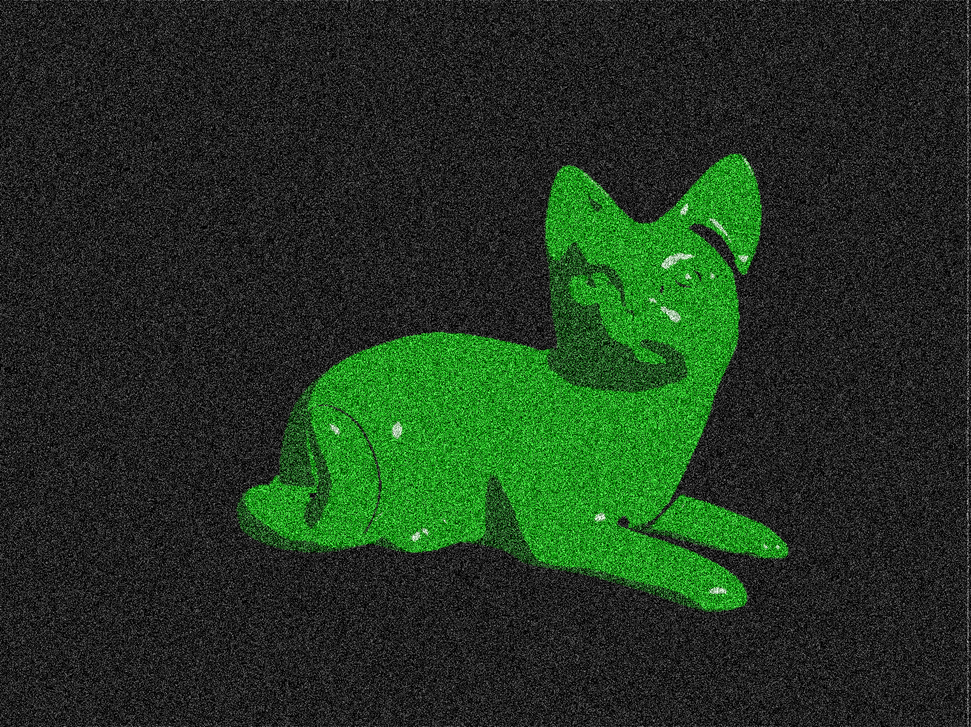
#> input picture cat2.png, 971 x 727 px, shrunk from 1604 x 1200 before the run
$ python 2.py
#> lines starting #> are read from the running program, lines starting #| are printed output that depends on the picture; after the words box and inside, x2 and y2 are one past the last pixel; in counts of white or black regions, pixels touching at a corner belong together
"""
Задание #2
Улучшить качество любого плохого изображения (шумы, размытие...) с помощью фильтров
"""

import cv2
import numpy as np

def show_img(img):
    cv2.imshow("cat", img)
    cv2.waitKey(0)
    cv2.destroyAllWindows()

img = cv2.imread("cat2.png")
#> img is the input picture: shape (727, 971, 3); mean B, G, R 33.1, 52.5, 33.4
show_img(img)


# удаление шума

denoised = cv2.GaussianBlur(img, (15, 15), 0)
show_img(denoised)

# резкость
gaussian = cv2.GaussianBlur(denoised, (0, 0), 3.0)
img = cv2.addWeighted(denoised, 2.4, gaussian, -1.5, 0)
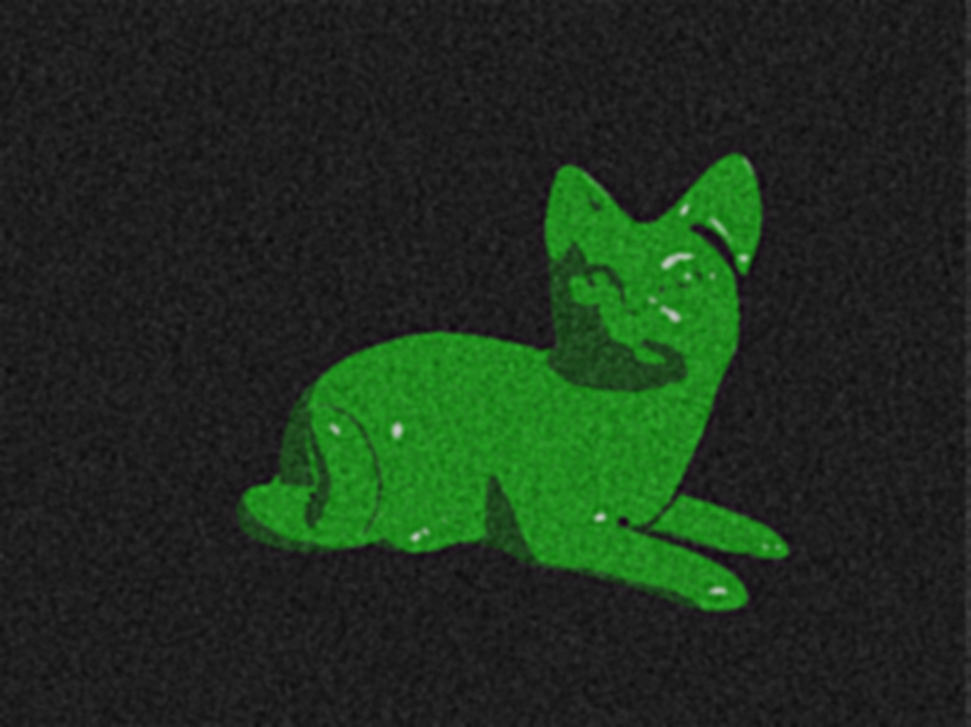
#> img: shape (727, 971, 3); mean B, G, R 29.8, 47.3, 30.1
show_img(img)


# темные области становятся более темными
norm = img.astype(np.float32) / 255.0
dark = np.power(norm, 1.3)
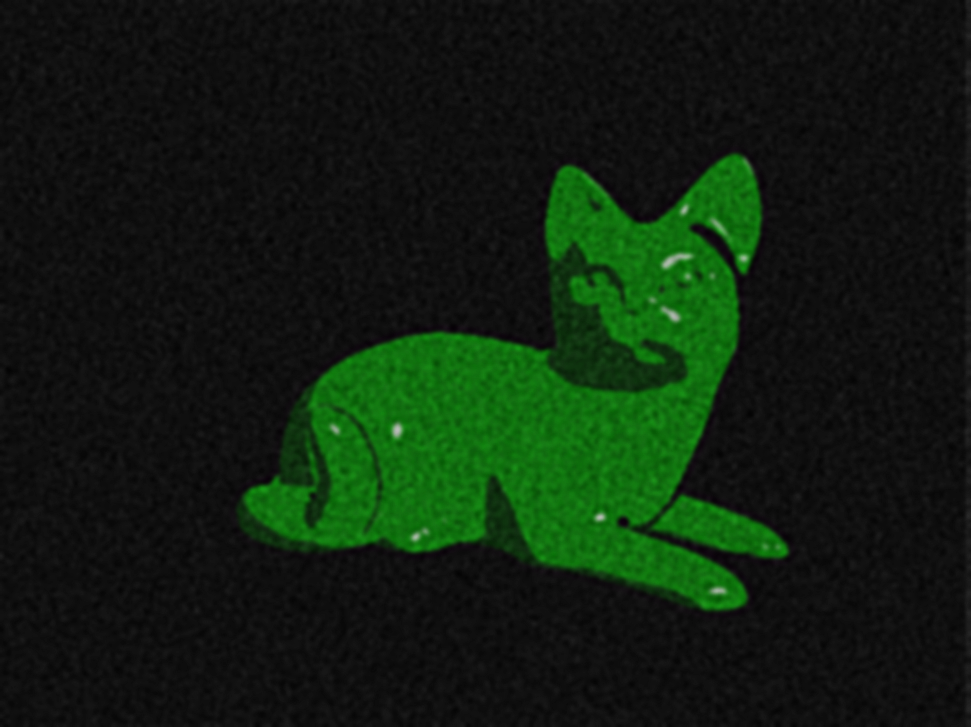
#> dark: shape (727, 971, 3) float32; mean B, G, R 0.0619, 0.124, 0.0626
img = np.uint8(255 * dark) # denorm
show_img(img)


# после затемнения можно понизить яркость пикселей, попадают в оттенки серого
result = img.copy().astype(np.float32)
b, g, r = cv2.split(img)
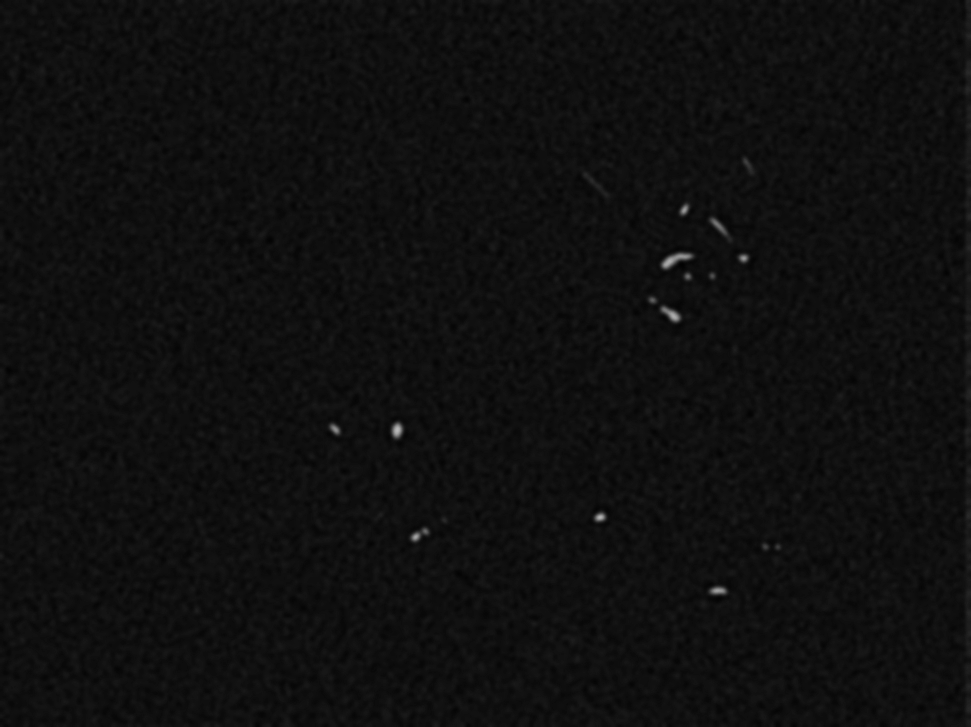
#> b: shape (727, 971); min 2, max 185, mean 15.3
diff1 = np.abs(g.astype(np.float32) - r.astype(np.float32))
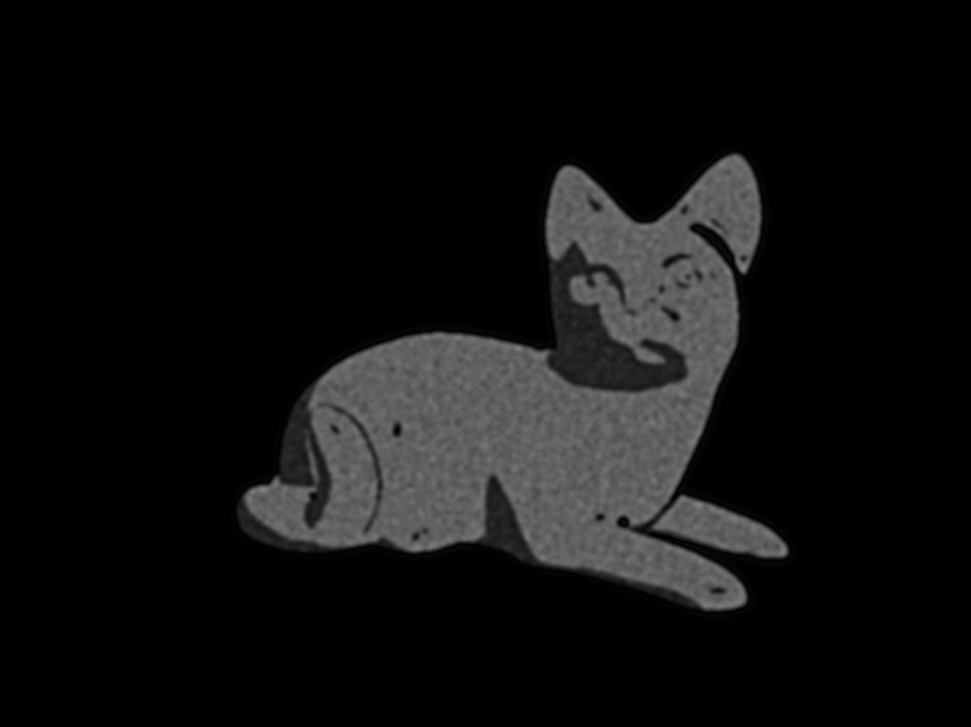
#> diff1: shape (727, 971) float32; min 0, max 130, mean 15.8
diff2 = np.abs(b.astype(np.float32) - g.astype(np.float32))

# маска серых пикселей (разница < 20)
gray_mask = (diff1 < 20) & (diff2 < 20)
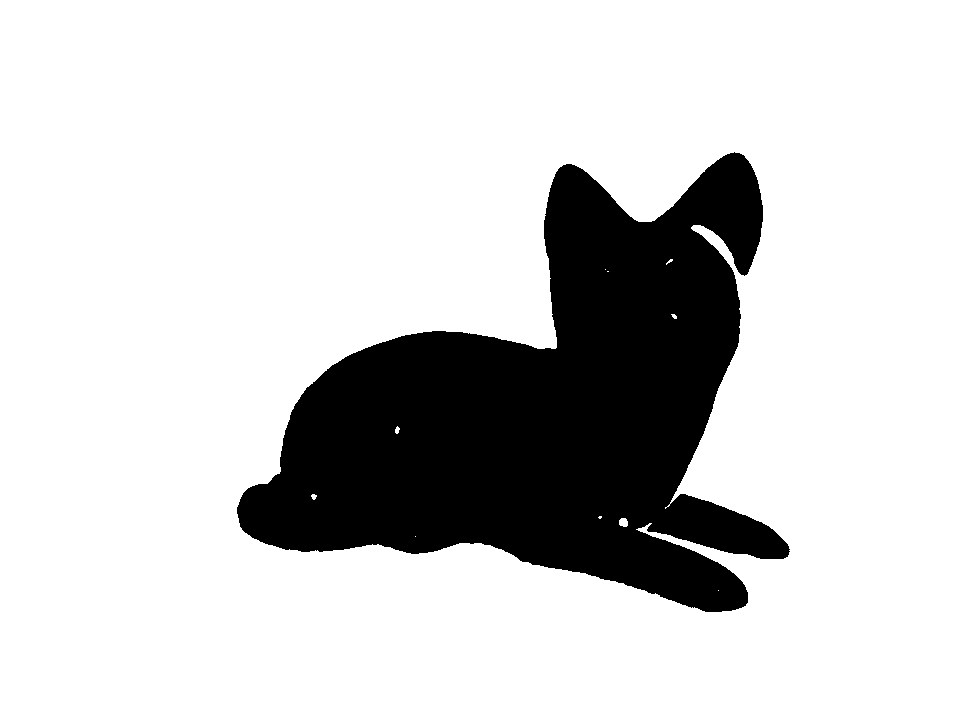
#> gray_mask: shape (727, 971) bool; 81.7% white; 1 black region, box (x1, y1, x2, y2) and area: (237, 152, 790, 612) 129414

# затемняем серые пиксели
result[gray_mask] *= 0.6  # -40% яркости
img = np.clip(result, 0, 255).astype(np.uint8)
show_img(img)

# увеличение контрста
contrast = cv2.convertScaleAbs(img, alpha=1.5, beta=0)
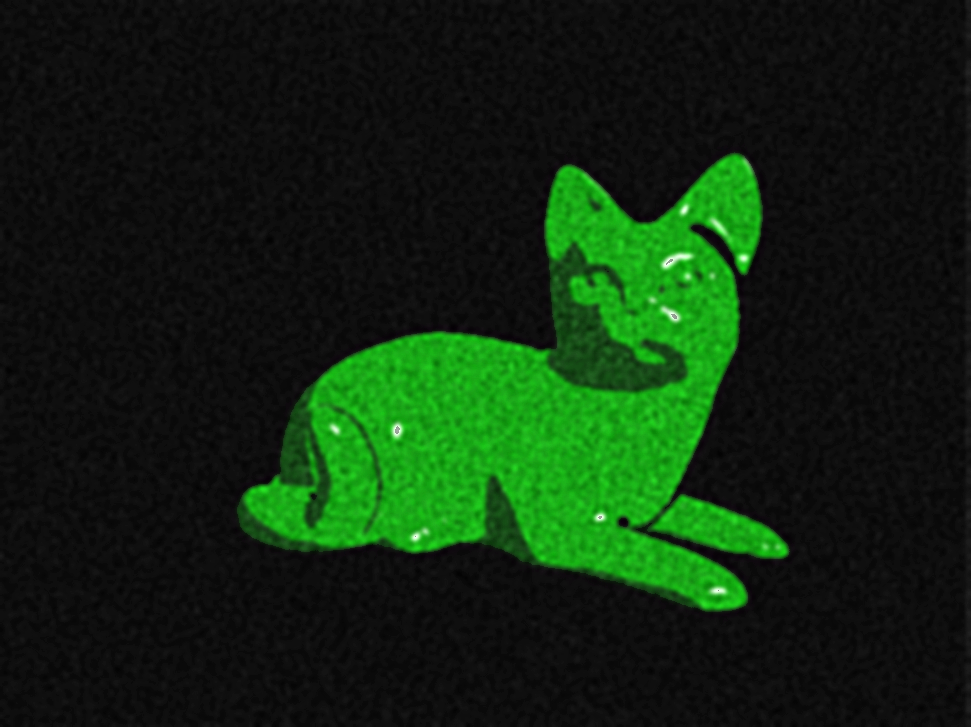
#> contrast: shape (727, 971, 3); mean B, G, R 15.1, 38.8, 15.4
show_img(img)
